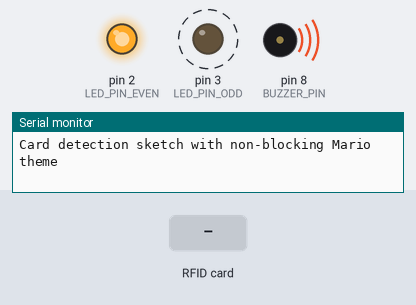
Recording of a sketch running on a simulated Arduino Uno, built with avr-gcc and run on an emulated ATmega328P. Shown: output pins drawn as LEDs (lit = HIGH), buzzer (waves = sounding), the last lines printed to the serial monitor. Dashed ring = blinking. The inputs (shaded band) are chosen by the test bench. Pins used as bus, display or sensor lines are not drawn.

Above: at 0.16 s.
At 1.05 s:
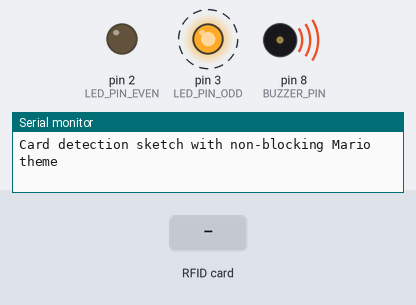
1.3 s: RFID card 5E 7A 19 C4 held to the reader
At 4.4 s:
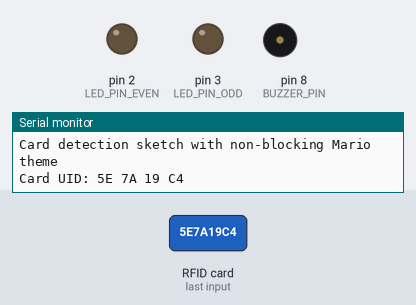
Timing chart, 0 to 5.9 s (numbered marks = the images above; inputs shaded):
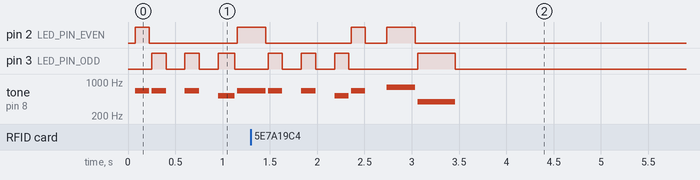

The sketch:

flood_light.ino
```cpp
#include <SPI.h>
#include <MFRC522.h>

#define RST_PIN       9
#define SS_PIN        10
#define BUZZER_PIN    8   // Passive buzzer
#define LED_PIN_EVEN  2
#define LED_PIN_ODD   3

MFRC522 mfrc522(SS_PIN, RST_PIN);

// Short Mario theme snippet (NES style)
int melody[]   = {659, 659, 0, 659, 0, 523, 659, 0, 784, 392};
int duration[] = {150, 150, 150, 150, 150, 150, 150, 150, 300, 400};

int noteIndex = 0;               // Current note index
unsigned long noteStart = 0;     // Timestamp when the note started
bool notePlaying = false;        // Is a note currently playing?

void setup() {
  Serial.begin(9600);
  while (!Serial); // Wait for Serial Monitor
  SPI.begin();
  mfrc522.PCD_Init();
  Serial.println(F("Card detection sketch with non-blocking Mario theme"));

  pinMode(BUZZER_PIN, OUTPUT);
  pinMode(LED_PIN_EVEN, OUTPUT);
  pinMode(LED_PIN_ODD, OUTPUT);
  digitalWrite(LED_PIN_EVEN, LOW);
  digitalWrite(LED_PIN_ODD, LOW);
}

void loop() {
  // Check for new RFID card
  if (mfrc522.PICC_IsNewCardPresent() && mfrc522.PICC_ReadCardSerial()) {
    Serial.print(F("Card UID:"));
    for (byte i = 0; i < mfrc522.uid.size; i++) {
      Serial.print(mfrc522.uid.uidByte[i] < 0x10 ? " 0" : " ");
      Serial.print(mfrc522.uid.uidByte[i], HEX);
    }
    Serial.println();

    // Start playing melody
    noteIndex = 0;
    notePlaying = false;

    mfrc522.PICC_HaltA(); // Halt card
  }

  // Play the Mario theme in a non-blocking way
  playMarioThemeNonBlocking();
}

// Non-blocking melody playback
void playMarioThemeNonBlocking() {
  if (noteIndex >= 10) return; // Melody finished

  unsigned long currentMillis = millis();

  if (!notePlaying) {
    // Start a new note
    if (melody[noteIndex] != 0) {
      tone(BUZZER_PIN, melody[noteIndex]);
      if (noteIndex % 2 == 0) {
        digitalWrite(LED_PIN_EVEN, HIGH);
        digitalWrite(LED_PIN_ODD, LOW);
      } else {
        digitalWrite(LED_PIN_EVEN, LOW);
        digitalWrite(LED_PIN_ODD, HIGH);
      }
    }
    noteStart = currentMillis;
    notePlaying = true;
  }

  // Check if current note duration is over
  if (currentMillis - noteStart >= duration[noteIndex]) {
    noTone(BUZZER_PIN);
    digitalWrite(LED_PIN_EVEN, LOW);
    digitalWrite(LED_PIN_ODD, LOW);
    noteIndex++;          // Move to next note
    notePlaying = false;  // Ready to start next note
  }
}
```

Measured:
- by itself, tone on pin 8 (BUZZER_PIN): plays 659 Hz for 0.15 s, 659 Hz for 0.15 s, 523 Hz for 0.15 s, 659 Hz for 0.15 s, 784 Hz for 0.30 s, 392 Hz for 0.40 s
